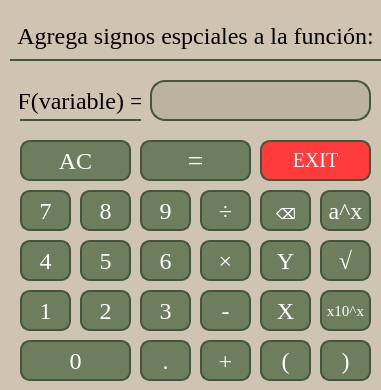
<?xml version="1.0" encoding="UTF-8"?>
<ui version="4.0">
 <class>Dialog</class>
 <widget class="QDialog" name="Dialog">
  <property name="geometry">
   <rect>
    <x>0</x>
    <y>0</y>
    <width>381</width>
    <height>390</height>
   </rect>
  </property>
  <property name="minimumSize">
   <size>
    <width>371</width>
    <height>293</height>
   </size>
  </property>
  <property name="maximumSize">
   <size>
    <width>381</width>
    <height>390</height>
   </size>
  </property>
  <property name="windowTitle">
   <string>Simbolos para la funcion</string>
  </property>
  <property name="windowIcon">
   <iconset>
    <normaloff>Icon.png</normaloff>Icon.png</iconset>
  </property>
  <property name="styleSheet">
   <string notr="true">background-color: #cfc4b1;</string>
  </property>
  <widget class="QLineEdit" name="funcLine">
   <property name="geometry">
    <rect>
     <x>150</x>
     <y>80</y>
     <width>221</width>
     <height>41</height>
    </rect>
   </property>
   <property name="styleSheet">
    <string notr="true">background-color: #BAB3A0 ;
font-family: Times New Roman;
font-size: 24px;
border: 2px solid rgb(69, 85, 61);
border-radius: 15px;
</string>
   </property>
  </widget>
  <widget class="QLabel" name="label">
   <property name="geometry">
    <rect>
     <x>20</x>
     <y>80</y>
     <width>121</width>
     <height>41</height>
    </rect>
   </property>
   <property name="styleSheet">
    <string notr="true">background-color: #cfc4b1;
font-family: Times New Roman;
font-size: 24px;
border-bottom: 2px solid rgb(69, 85, 61);</string>
   </property>
   <property name="text">
    <string>F(variable) =</string>
   </property>
   <property name="alignment">
    <set>Qt::AlignCenter</set>
   </property>
  </widget>
  <widget class="QPushButton" name="borrar">
   <property name="geometry">
    <rect>
     <x>20</x>
     <y>140</y>
     <width>111</width>
     <height>41</height>
    </rect>
   </property>
   <property name="styleSheet">
    <string notr="true">QPushButton{
background-color: #6d7e5f ;
font-family: Times New Roman;
font-size: 24px;
border: 2px solid #45553d;
border-radius: 10px;
color: white;
}

QPushButton:hover{
background-color: #333B2D;
border: 2px solid white;
}</string>
   </property>
   <property name="text">
    <string>AC</string>
   </property>
  </widget>
  <widget class="QPushButton" name="elevar">
   <property name="geometry">
    <rect>
     <x>320</x>
     <y>190</y>
     <width>51</width>
     <height>41</height>
    </rect>
   </property>
   <property name="styleSheet">
    <string notr="true">QPushButton{
background-color: #6d7e5f ;
font-family: Times New Roman;
font-size: 24px;
border: 2px solid #45553d;
border-radius: 10px;
color: white;
}

QPushButton:hover{
background-color: #333B2D;
border: 2px solid white;
}</string>
   </property>
   <property name="text">
    <string>a^x</string>
   </property>
  </widget>
  <widget class="QPushButton" name="raiz">
   <property name="geometry">
    <rect>
     <x>320</x>
     <y>240</y>
     <width>51</width>
     <height>41</height>
    </rect>
   </property>
   <property name="styleSheet">
    <string notr="true">QPushButton{
background-color: #6d7e5f ;
font-family: Times New Roman;
font-size: 24px;
border: 2px solid #45553d;
border-radius: 10px;
color: white;
}

QPushButton:hover{
background-color: #333B2D;
border: 2px solid white;
}</string>
   </property>
   <property name="text">
    <string>√</string>
   </property>
  </widget>
  <widget class="QPushButton" name="quitar">
   <property name="geometry">
    <rect>
     <x>260</x>
     <y>190</y>
     <width>51</width>
     <height>41</height>
    </rect>
   </property>
   <property name="styleSheet">
    <string notr="true">QPushButton{
background-color: #6d7e5f ;
font-family: Times New Roman;
font-size: 24px;
border: 2px solid #45553d;
border-radius: 10px;
color: white;
}

QPushButton:hover{
background-color: #333B2D;
border: 2px solid white;
}</string>
   </property>
   <property name="text">
    <string>⌫</string>
   </property>
  </widget>
  <widget class="QPushButton" name="division">
   <property name="geometry">
    <rect>
     <x>200</x>
     <y>190</y>
     <width>51</width>
     <height>41</height>
    </rect>
   </property>
   <property name="styleSheet">
    <string notr="true">QPushButton{
background-color: #6d7e5f ;
font-family: Times New Roman;
font-size: 24px;
border: 2px solid #45553d;
border-radius: 10px;
color: white;
}

QPushButton:hover{
background-color: #333B2D;
border: 2px solid white;
}</string>
   </property>
   <property name="text">
    <string>÷</string>
   </property>
  </widget>
  <widget class="QPushButton" name="multiplicacion">
   <property name="geometry">
    <rect>
     <x>200</x>
     <y>240</y>
     <width>51</width>
     <height>41</height>
    </rect>
   </property>
   <property name="styleSheet">
    <string notr="true">QPushButton{
background-color: #6d7e5f ;
font-family: Times New Roman;
font-size: 24px;
border: 2px solid #45553d;
border-radius: 10px;
color: white;
}

QPushButton:hover{
background-color: #333B2D;
border: 2px solid white;
}</string>
   </property>
   <property name="text">
    <string>×</string>
   </property>
  </widget>
  <widget class="QPushButton" name="menos">
   <property name="geometry">
    <rect>
     <x>200</x>
     <y>290</y>
     <width>51</width>
     <height>41</height>
    </rect>
   </property>
   <property name="styleSheet">
    <string notr="true">QPushButton{
background-color: #6d7e5f ;
font-family: Times New Roman;
font-size: 24px;
border: 2px solid #45553d;
border-radius: 10px;
color: white;
}

QPushButton:hover{
background-color: #333B2D;
border: 2px solid white;
}</string>
   </property>
   <property name="text">
    <string>-</string>
   </property>
  </widget>
  <widget class="QPushButton" name="proceder">
   <property name="geometry">
    <rect>
     <x>140</x>
     <y>140</y>
     <width>111</width>
     <height>41</height>
    </rect>
   </property>
   <property name="styleSheet">
    <string notr="true">QPushButton{
background-color: #6d7e5f ;
font-family: Times New Roman;
font-size: 28px;
border: 2px solid #45553d;
border-radius: 10px;
color: white;
}

QPushButton:hover{
background-color: #333B2D;
border: 2px solid white;
}</string>
   </property>
   <property name="text">
    <string>=</string>
   </property>
  </widget>
  <widget class="QPushButton" name="equis">
   <property name="geometry">
    <rect>
     <x>260</x>
     <y>290</y>
     <width>51</width>
     <height>41</height>
    </rect>
   </property>
   <property name="styleSheet">
    <string notr="true">QPushButton{
background-color: #6d7e5f ;
font-family: Times New Roman;
font-size: 24px;
border: 2px solid #45553d;
border-radius: 10px;
color: white;
}

QPushButton:hover{
background-color: #333B2D;
border: 2px solid white;
}</string>
   </property>
   <property name="text">
    <string>X</string>
   </property>
  </widget>
  <widget class="QPushButton" name="ye">
   <property name="geometry">
    <rect>
     <x>260</x>
     <y>240</y>
     <width>51</width>
     <height>41</height>
    </rect>
   </property>
   <property name="styleSheet">
    <string notr="true">QPushButton{
background-color: #6d7e5f ;
font-family: Times New Roman;
font-size: 24px;
border: 2px solid #45553d;
border-radius: 10px;
color: white;
}

QPushButton:hover{
background-color: #333B2D;
border: 2px solid white;
}</string>
   </property>
   <property name="text">
    <string>Y</string>
   </property>
  </widget>
  <widget class="QPushButton" name="mas">
   <property name="geometry">
    <rect>
     <x>200</x>
     <y>340</y>
     <width>51</width>
     <height>41</height>
    </rect>
   </property>
   <property name="styleSheet">
    <string notr="true">QPushButton{
background-color: #6d7e5f ;
font-family: Times New Roman;
font-size: 24px;
border: 2px solid #45553d;
border-radius: 10px;
color: white;
}

QPushButton:hover{
background-color: #333B2D;
border: 2px solid white;
}</string>
   </property>
   <property name="text">
    <string>+</string>
   </property>
  </widget>
  <widget class="QLabel" name="label_2">
   <property name="geometry">
    <rect>
     <x>10</x>
     <y>10</y>
     <width>371</width>
     <height>51</height>
    </rect>
   </property>
   <property name="styleSheet">
    <string notr="true">background-color: #cfc4b1;
font-family: Times New Roman;
font-size: 24px;
border-bottom: 2px solid rgb(69, 85, 61);</string>
   </property>
   <property name="text">
    <string>Agrega signos espciales a la función:</string>
   </property>
   <property name="alignment">
    <set>Qt::AlignCenter</set>
   </property>
  </widget>
  <widget class="QPushButton" name="diezElevado">
   <property name="geometry">
    <rect>
     <x>320</x>
     <y>290</y>
     <width>51</width>
     <height>41</height>
    </rect>
   </property>
   <property name="autoFillBackground">
    <bool>false</bool>
   </property>
   <property name="styleSheet">
    <string notr="true">QPushButton{
background-color: #6d7e5f ;
font-family: Times New Roman;
font-size: 15px;
border: 2px solid #45553d;
border-radius: 10px;
color: white;
}

QPushButton:hover{
background-color: #333B2D;
border: 2px solid white;
}</string>
   </property>
   <property name="text">
    <string>x10^x</string>
   </property>
  </widget>
  <widget class="QPushButton" name="punto">
   <property name="geometry">
    <rect>
     <x>140</x>
     <y>340</y>
     <width>51</width>
     <height>41</height>
    </rect>
   </property>
   <property name="styleSheet">
    <string notr="true">QPushButton{
background-color: #6d7e5f ;
font-family: Times New Roman;
font-size: 24px;
border: 2px solid #45553d;
border-radius: 10px;
color: white;
}

QPushButton:hover{
background-color: #333B2D;
border: 2px solid white;
}</string>
   </property>
   <property name="text">
    <string>.</string>
   </property>
  </widget>
  <widget class="QPushButton" name="parentIzq">
   <property name="geometry">
    <rect>
     <x>260</x>
     <y>340</y>
     <width>51</width>
     <height>41</height>
    </rect>
   </property>
   <property name="styleSheet">
    <string notr="true">QPushButton{
background-color: #6d7e5f ;
font-family: Times New Roman;
font-size: 24px;
border: 2px solid #45553d;
border-radius: 10px;
color: white;
}

QPushButton:hover{
background-color: #333B2D;
border: 2px solid white;
}</string>
   </property>
   <property name="text">
    <string>(</string>
   </property>
  </widget>
  <widget class="QPushButton" name="parentDer">
   <property name="geometry">
    <rect>
     <x>320</x>
     <y>340</y>
     <width>51</width>
     <height>41</height>
    </rect>
   </property>
   <property name="styleSheet">
    <string notr="true">QPushButton{
background-color: #6d7e5f ;
font-family: Times New Roman;
font-size: 24px;
border: 2px solid #45553d;
border-radius: 10px;
color: white;
}

QPushButton:hover{
background-color: #333B2D;
border: 2px solid white;
}</string>
   </property>
   <property name="text">
    <string>)</string>
   </property>
  </widget>
  <widget class="QPushButton" name="exit">
   <property name="geometry">
    <rect>
     <x>260</x>
     <y>140</y>
     <width>111</width>
     <height>41</height>
    </rect>
   </property>
   <property name="styleSheet">
    <string notr="true">QPushButton{
background-color: #FF3B3B ;
font-family: Times New Roman;
font-size: 20px;
border: 2px solid #45553d;
border-radius: 10px;
color: white;
}

QPushButton:hover{
background-color: #AC0000;
border: 2px solid white;
}</string>
   </property>
   <property name="text">
    <string>EXIT</string>
   </property>
  </widget>
  <widget class="QPushButton" name="seis">
   <property name="geometry">
    <rect>
     <x>140</x>
     <y>240</y>
     <width>51</width>
     <height>41</height>
    </rect>
   </property>
   <property name="styleSheet">
    <string notr="true">QPushButton{
background-color: #6d7e5f ;
font-family: Times New Roman;
font-size: 24px;
border: 2px solid #45553d;
border-radius: 10px;
color: white;
}

QPushButton:hover{
background-color: #333B2D;
border: 2px solid white;
}</string>
   </property>
   <property name="text">
    <string>6</string>
   </property>
  </widget>
  <widget class="QPushButton" name="tres">
   <property name="geometry">
    <rect>
     <x>140</x>
     <y>290</y>
     <width>51</width>
     <height>41</height>
    </rect>
   </property>
   <property name="autoFillBackground">
    <bool>false</bool>
   </property>
   <property name="styleSheet">
    <string notr="true">QPushButton{
background-color: #6d7e5f ;
font-family: Times New Roman;
font-size: 24px;
border: 2px solid #45553d;
border-radius: 10px;
color: white;
}

QPushButton:hover{
background-color: #333B2D;
border: 2px solid white;
}</string>
   </property>
   <property name="text">
    <string>3</string>
   </property>
  </widget>
  <widget class="QPushButton" name="cinco">
   <property name="geometry">
    <rect>
     <x>80</x>
     <y>240</y>
     <width>51</width>
     <height>41</height>
    </rect>
   </property>
   <property name="styleSheet">
    <string notr="true">QPushButton{
background-color: #6d7e5f ;
font-family: Times New Roman;
font-size: 24px;
border: 2px solid #45553d;
border-radius: 10px;
color: white;
}

QPushButton:hover{
background-color: #333B2D;
border: 2px solid white;
}</string>
   </property>
   <property name="text">
    <string>5</string>
   </property>
  </widget>
  <widget class="QPushButton" name="uno">
   <property name="geometry">
    <rect>
     <x>20</x>
     <y>290</y>
     <width>51</width>
     <height>41</height>
    </rect>
   </property>
   <property name="styleSheet">
    <string notr="true">QPushButton{
background-color: #6d7e5f ;
font-family: Times New Roman;
font-size: 24px;
border: 2px solid #45553d;
border-radius: 10px;
color: white;
}

QPushButton:hover{
background-color: #333B2D;
border: 2px solid white;
}</string>
   </property>
   <property name="text">
    <string>1</string>
   </property>
  </widget>
  <widget class="QPushButton" name="dos">
   <property name="geometry">
    <rect>
     <x>80</x>
     <y>290</y>
     <width>51</width>
     <height>41</height>
    </rect>
   </property>
   <property name="styleSheet">
    <string notr="true">QPushButton{
background-color: #6d7e5f ;
font-family: Times New Roman;
font-size: 24px;
border: 2px solid #45553d;
border-radius: 10px;
color: white;
}

QPushButton:hover{
background-color: #333B2D;
border: 2px solid white;
}</string>
   </property>
   <property name="text">
    <string>2</string>
   </property>
  </widget>
  <widget class="QPushButton" name="siete">
   <property name="geometry">
    <rect>
     <x>20</x>
     <y>190</y>
     <width>51</width>
     <height>41</height>
    </rect>
   </property>
   <property name="styleSheet">
    <string notr="true">QPushButton{
background-color: #6d7e5f ;
font-family: Times New Roman;
font-size: 24px;
border: 2px solid #45553d;
border-radius: 10px;
color: white;
}

QPushButton:hover{
background-color: #333B2D;
border: 2px solid white;
}</string>
   </property>
   <property name="text">
    <string>7</string>
   </property>
  </widget>
  <widget class="QPushButton" name="ocho">
   <property name="geometry">
    <rect>
     <x>80</x>
     <y>190</y>
     <width>51</width>
     <height>41</height>
    </rect>
   </property>
   <property name="styleSheet">
    <string notr="true">QPushButton{
background-color: #6d7e5f ;
font-family: Times New Roman;
font-size: 24px;
border: 2px solid #45553d;
border-radius: 10px;
color: white;
}

QPushButton:hover{
background-color: #333B2D;
border: 2px solid white;
}</string>
   </property>
   <property name="text">
    <string>8</string>
   </property>
  </widget>
  <widget class="QPushButton" name="nueve">
   <property name="geometry">
    <rect>
     <x>140</x>
     <y>190</y>
     <width>51</width>
     <height>41</height>
    </rect>
   </property>
   <property name="styleSheet">
    <string notr="true">QPushButton{
background-color: #6d7e5f ;
font-family: Times New Roman;
font-size: 24px;
border: 2px solid #45553d;
border-radius: 10px;
color: white;
}

QPushButton:hover{
background-color: #333B2D;
border: 2px solid white;
}</string>
   </property>
   <property name="text">
    <string>9</string>
   </property>
  </widget>
  <widget class="QPushButton" name="ceroBtn">
   <property name="geometry">
    <rect>
     <x>20</x>
     <y>340</y>
     <width>111</width>
     <height>41</height>
    </rect>
   </property>
   <property name="styleSheet">
    <string notr="true">QPushButton{
background-color: #6d7e5f ;
font-family: Times New Roman;
font-size: 24px;
border: 2px solid #45553d;
border-radius: 10px;
color: white;
}

QPushButton:hover{
background-color: #333B2D;
border: 2px solid white;
}</string>
   </property>
   <property name="text">
    <string>0</string>
   </property>
  </widget>
  <widget class="QPushButton" name="cuatro">
   <property name="geometry">
    <rect>
     <x>20</x>
     <y>240</y>
     <width>51</width>
     <height>41</height>
    </rect>
   </property>
   <property name="styleSheet">
    <string notr="true">QPushButton{
background-color: #6d7e5f ;
font-family: Times New Roman;
font-size: 24px;
border: 2px solid #45553d;
border-radius: 10px;
color: white;
}

QPushButton:hover{
background-color: #333B2D;
border: 2px solid white;
}</string>
   </property>
   <property name="text">
    <string>4</string>
   </property>
  </widget>
 </widget>
 <resources/>
 <connections/>
</ui>
